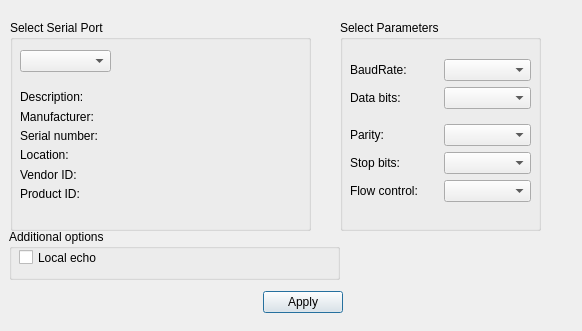
<?xml version="1.0" encoding="UTF-8"?>
<ui version="4.0">
 <class>SettingsDialog</class>
 <widget class="QDialog" name="SettingsDialog">
  <property name="geometry">
   <rect>
    <x>0</x>
    <y>0</y>
    <width>582</width>
    <height>331</height>
   </rect>
  </property>
  <property name="sizePolicy">
   <sizepolicy hsizetype="Fixed" vsizetype="Fixed">
    <horstretch>0</horstretch>
    <verstretch>0</verstretch>
   </sizepolicy>
  </property>
  <property name="windowTitle">
   <string>Select serial port</string>
  </property>
  <widget class="QGroupBox" name="selectBox">
   <property name="geometry">
    <rect>
     <x>10</x>
     <y>20</y>
     <width>301</width>
     <height>211</height>
    </rect>
   </property>
   <property name="title">
    <string>Select Serial Port</string>
   </property>
   <widget class="QComboBox" name="serialPortInfoListBox">
    <property name="geometry">
     <rect>
      <x>10</x>
      <y>30</y>
      <width>91</width>
      <height>22</height>
     </rect>
    </property>
   </widget>
   <widget class="QWidget" name="layoutWidget">
    <property name="geometry">
     <rect>
      <x>10</x>
      <y>70</y>
      <width>271</width>
      <height>110</height>
     </rect>
    </property>
    <layout class="QVBoxLayout" name="verticalLayout">
     <item>
      <widget class="QLabel" name="DescriptionLabel">
       <property name="text">
        <string>Description:</string>
       </property>
      </widget>
     </item>
     <item>
      <widget class="QLabel" name="ManufacturerLabel">
       <property name="text">
        <string>Manufacturer:</string>
       </property>
      </widget>
     </item>
     <item>
      <widget class="QLabel" name="SerialNumberLabel">
       <property name="text">
        <string>Serial number:</string>
       </property>
      </widget>
     </item>
     <item>
      <widget class="QLabel" name="LocationLabel">
       <property name="text">
        <string>Location:</string>
       </property>
      </widget>
     </item>
     <item>
      <widget class="QLabel" name="vidLabel">
       <property name="text">
        <string>Vendor ID:</string>
       </property>
      </widget>
     </item>
     <item>
      <widget class="QLabel" name="pidLabel">
       <property name="text">
        <string>Product ID:</string>
       </property>
      </widget>
     </item>
    </layout>
   </widget>
  </widget>
  <widget class="QGroupBox" name="ParametersBox">
   <property name="geometry">
    <rect>
     <x>340</x>
     <y>20</y>
     <width>201</width>
     <height>211</height>
    </rect>
   </property>
   <property name="sizePolicy">
    <sizepolicy hsizetype="Preferred" vsizetype="Preferred">
     <horstretch>0</horstretch>
     <verstretch>0</verstretch>
    </sizepolicy>
   </property>
   <property name="title">
    <string>Select Parameters</string>
   </property>
   <widget class="QWidget" name="layoutWidget">
    <property name="geometry">
     <rect>
      <x>10</x>
      <y>30</y>
      <width>181</width>
      <height>161</height>
     </rect>
    </property>
    <layout class="QVBoxLayout" name="verticalLayout_4">
     <item>
      <layout class="QVBoxLayout" name="verticalLayout_2">
       <item>
        <layout class="QHBoxLayout" name="horizontalLayout">
         <item>
          <widget class="QLabel" name="BaudRateLabel">
           <property name="text">
            <string>BaudRate:</string>
           </property>
          </widget>
         </item>
         <item>
          <widget class="QComboBox" name="baudRateBox"/>
         </item>
        </layout>
       </item>
       <item>
        <layout class="QHBoxLayout" name="horizontalLayout_2">
         <item>
          <widget class="QLabel" name="DatabitsLabel">
           <property name="text">
            <string>Data bits:</string>
           </property>
          </widget>
         </item>
         <item>
          <widget class="QComboBox" name="dataBitsBox"/>
         </item>
        </layout>
       </item>
      </layout>
     </item>
     <item>
      <layout class="QVBoxLayout" name="verticalLayout_3">
       <item>
        <layout class="QHBoxLayout" name="horizontalLayout_3">
         <item>
          <widget class="QLabel" name="ParityLabel">
           <property name="text">
            <string>Parity:</string>
           </property>
          </widget>
         </item>
         <item>
          <widget class="QComboBox" name="parityBox"/>
         </item>
        </layout>
       </item>
       <item>
        <layout class="QHBoxLayout" name="horizontalLayout_4">
         <item>
          <widget class="QLabel" name="StopBitsLabel">
           <property name="text">
            <string>Stop bits:</string>
           </property>
          </widget>
         </item>
         <item>
          <widget class="QComboBox" name="stopBitsBox"/>
         </item>
        </layout>
       </item>
       <item>
        <layout class="QHBoxLayout" name="horizontalLayout_5">
         <item>
          <widget class="QLabel" name="FlowControlLabel">
           <property name="text">
            <string>Flow control:</string>
           </property>
          </widget>
         </item>
         <item>
          <widget class="QComboBox" name="flowControlBox"/>
         </item>
        </layout>
       </item>
      </layout>
     </item>
    </layout>
   </widget>
  </widget>
  <widget class="QGroupBox" name="additionalOptionsBox">
   <property name="geometry">
    <rect>
     <x>9</x>
     <y>229</y>
     <width>331</width>
     <height>51</height>
    </rect>
   </property>
   <property name="sizePolicy">
    <sizepolicy hsizetype="Expanding" vsizetype="Expanding">
     <horstretch>0</horstretch>
     <verstretch>0</verstretch>
    </sizepolicy>
   </property>
   <property name="title">
    <string>Additional options</string>
   </property>
   <widget class="QCheckBox" name="localEchoCheckBox">
    <property name="enabled">
     <bool>true</bool>
    </property>
    <property name="geometry">
     <rect>
      <x>10</x>
      <y>20</y>
      <width>81</width>
      <height>17</height>
     </rect>
    </property>
    <property name="text">
     <string>Local echo</string>
    </property>
   </widget>
  </widget>
  <widget class="QWidget" name="layoutWidget">
   <property name="geometry">
    <rect>
     <x>12</x>
     <y>290</y>
     <width>331</width>
     <height>25</height>
    </rect>
   </property>
   <layout class="QHBoxLayout" name="horizontalLayout_6">
    <item>
     <spacer name="horizontalSpacer">
      <property name="orientation">
       <enum>Qt::Horizontal</enum>
      </property>
      <property name="sizeHint" stdset="0">
       <size>
        <width>248</width>
        <height>20</height>
       </size>
      </property>
     </spacer>
    </item>
    <item>
     <widget class="QPushButton" name="applyButton">
      <property name="text">
       <string>Apply</string>
      </property>
     </widget>
    </item>
   </layout>
  </widget>
 </widget>
 <resources/>
 <connections/>
</ui>
